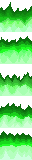
#> input picture colorflames/textures/green_fire_animated.png, 32 x 160 px, given in place of green_fire_inv.png, which was not available
$ python generate_flame_wave_gradient.py
#> lines starting #> are read from the running program, lines starting #| are printed output that depends on the picture; pictures that were not available may be replaced by others from this repository, and a replacement may not be noted
from PIL import Image
import numpy as np
import math
import random

def calculate_frequency():
    """
    A generator that cycles through frequencies 0.5, 1, 1.5, ..., up to 3,
    then reverses back down to 0.5 in steps of 0.5, and repeats.
    """
    direction = 1  # Start by incrementing
    frequency = 0.3
    while True:
        yield frequency
        if frequency >= 0.8 and direction == 1:
            direction = -1  # Start decrementing
        elif frequency <= 0.3 and direction == -1:
            direction = 1  # Start incrementing again
        frequency += 0.05 * direction

def calculate_brightness(color):
    # Simple weighted approach to calculate brightness
    return color[0] * 0.299 + color[1] * 0.587 + color[2] * 0.114

def find_most_contrasting_colors(colors):
    max_contrast = 0
    contrasting_pair = (colors[0], colors[1])
    for i in range(len(colors)):
        for j in range(i + 1, len(colors)):
            brightness_diff = abs(calculate_brightness(colors[i]) - calculate_brightness(colors[j]))
            if brightness_diff > max_contrast:
                max_contrast = brightness_diff
                contrasting_pair = (colors[i], colors[j])
    return contrasting_pair

def create_image_series_with_contrasting_colors(image_path, output_size, transparency_height_fraction, num_images):
#> called with image_path = 'green_fire_inv.png', output_size = (64, 64), transparency_height_fraction = 0.55, num_images = 20
    images_paths = []
    original_img = Image.open(image_path).convert("RGBA")
#> original_img is the input picture: PIL image 32x160 RGBA; mean R, G, B, A 69.2, 151.7, 72.2, 184
    original_data = np.array(original_img)

    colors, counts = np.unique(original_data.reshape(-1, 4), axis=0, return_counts=True)
#> colors = 48 rows, first 6: [0, 0, 0, 0], [13, 107, 14, 255], [15, 124, 17, 255], [15, 125, 16, 255], [15, 128, 17, 255], [18, 146, 18, 255]; counts = 48 values, max 1426 at index 0, min 1 at index 26, mean 106.7
    visible_colors = colors[colors[:,3] > 0]
#> visible_colors = 47 rows, first 6: [13, 107, 14, 255], [15, 124, 17, 255], [15, 125, 16, 255], [15, 128, 17, 255], [18, 146, 18, 255], [18, 151, 20, 255]

    # Find the two most contrasting colors
    color_start, color_end = find_most_contrasting_colors(visible_colors[:, :3])
#> in find_most_contrasting_colors, `contrasting_pair = (colors[0], colors[1])`: contrasting_pair = ([13, 107, 14], [15, 124, 17])
#> the loop in find_most_contrasting_colors, `for i in range(len(colors)):` made 47 passes
#> after the loop in find_most_contrasting_colors, `for i in range(len(colors)):`: contrasting_pair = ([13, 107, 14], [206, 255, 223]); max_contrast = 168.4
#> color_start = [13, 107, 14]; color_end = [206, 255, 223]

    # Ensure color_start is brighter than color_end
    if calculate_brightness(color_start) < calculate_brightness(color_end):
        color_start, color_end = color_end, color_start  # Swap
#> color_start = [206, 255, 223]; color_end = [13, 107, 14]

    frequency_generator = calculate_frequency()  # Initialize the frequency generator

    for image_idx in range(1, num_images + 1):
        frequency = next(frequency_generator)
        amplitude_factor = random.uniform(1/3, 2/3)

        new_image_data = np.zeros((output_size[0], output_size[1], 4), dtype=np.uint8)
        wave_height_range = int(output_size[0] * amplitude_factor)

        for x in range(output_size[1]):
            angle = 2 * math.pi * frequency * (x / float(output_size[1]))
            sine_value = math.sin(angle)
            wave_height = int(wave_height_range * (sine_value + 1) / 2)
            min_colored_height = int(output_size[0] * (1 - transparency_height_fraction - amplitude_factor/2))
            colored_height = min_colored_height + wave_height

            for y in range(output_size[0] - colored_height, output_size[0]):
                ratio = (y - (output_size[0] - colored_height)) / colored_height
                interpolated_color = [int(ratio * color_start[j] + (1 - ratio) * color_end[j]) for j in range(3)]
                new_image_data[y, x, :3] = interpolated_color
                new_image_data[y, x, 3] = 255

        new_image = Image.fromarray(new_image_data, 'RGBA')
        new_image_path = f'green_fire_{image_idx}.png'
        new_image.save(new_image_path)
        images_paths.append(new_image_path)
#> this loop made 20 passes
#> pass 1, in create_image_series_with_contrasting_colors, `new_image = Image.fromarray(new_image_data, 'RGBA')`:
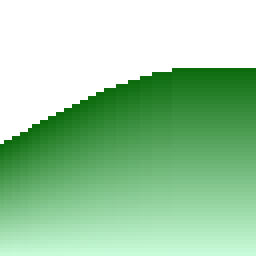
#> new_image: PIL image 64x64 RGBA (shown 4 times larger); mean R, G, B, A 68.9, 115.4, 74.6, 164.7; transparent parts drawn white
#> pass 3, in create_image_series_with_contrasting_colors, `new_image = Image.fromarray(new_image_data, 'RGBA')`:
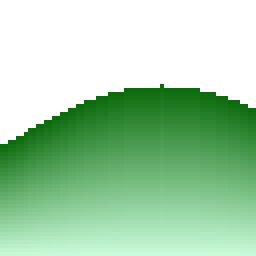
#> new_image: PIL image 64x64 RGBA (shown 4 times larger); mean R, G, B, A 63.6, 106.7, 68.8, 152.3; transparent parts drawn white
#> after the loop, images_paths = 20 items, first 6: 'green_fire_1.png', 'green_fire_2.png', 'green_fire_3.png', 'green_fire_4.png', 'green_fire_5.png', 'green_fire_6.png'

    return images_paths

# Parameters for generation
image_path = 'green_fire_inv.png'  # Ensure this path points to your original image
num_images = 20  # Total number of images to generate

images_series_paths = create_image_series_with_contrasting_colors(image_path, (64, 64), 0.55, num_images)
#> images_series_paths has the same summary as images_paths in create_image_series_with_contrasting_colors

# Print the paths of the generated images
for path in images_series_paths:
    print(path)
#> this loop made 20 passes
#> path on passes 1 to 12: 'green_fire_1.png', 'green_fire_2.png', 'green_fire_3.png', 'green_fire_4.png', 'green_fire_5.png', 'green_fire_6.png', 'green_fire_7.png', 'green_fire_8.png', 'green_fire_9.png', 'green_fire_10.png', 'green_fire_11.png', 'green_fire_12.png'
#| green_fire_1.png
#| green_fire_2.png
#| green_fire_3.png
#| green_fire_4.png
#| green_fire_5.png
#| green_fire_6.png
#| green_fire_7.png
#| green_fire_8.png
#> (further printed lines are left out)

$ run again, on colorflames/textures/black_fire_animated.png
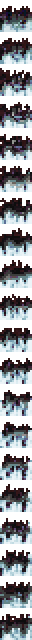
#> input picture colorflames/textures/black_fire_animated.png, 16 x 320 px, given in place of green_fire_inv.png, which was not available (shown 2 times larger)
#> in create_image_series_with_contrasting_colors, original_img is the input picture: PIL image 16x320 RGBA; mean R, G, B, A 75.7, 78.5, 83, 181.1
#> colors = 124 rows, first 6: [0, 0, 0, 0], [1, 4, 6, 255], [7, 24, 39, 255], [7, 25, 40, 255], [13, 13, 13, 255], [17, 16, 18, 255]; counts = 124 values, max 1483 at index 0, min 1 at index 12, mean 41.29
#> visible_colors = 123 rows, first 6: [1, 4, 6, 255], [7, 24, 39, 255], [7, 25, 40, 255], [13, 13, 13, 255], [17, 16, 18, 255], [18, 14, 18, 255]
#> in find_most_contrasting_colors, `contrasting_pair = (colors[0], colors[1])`: contrasting_pair = ([1, 4, 6], [7, 24, 39])
#> the loop in find_most_contrasting_colors, `for i in range(len(colors)):` made 123 passes
#> after the loop in find_most_contrasting_colors, `for i in range(len(colors)):`: contrasting_pair = ([1, 4, 6], [237, 244, 248]); max_contrast = 239
#> in create_image_series_with_contrasting_colors, `color_start, color_end = find_most_contrasting_colors(visible_colors[:..`: color_start = [1, 4, 6]; color_end = [237, 244, 248]
#> in create_image_series_with_contrasting_colors, `color_start, color_end = color_end, color_start`: color_end = [1, 4, 6]
#> the loop in create_image_series_with_contrasting_colors, `for image_idx in range(1, num_images + 1):` made 20 passes
#> pass 1, in create_image_series_with_contrasting_colors, `new_image = Image.fromarray(new_image_data, 'RGBA')`:
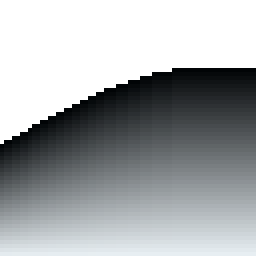
#> new_image: PIL image 64x64 RGBA (shown 4 times larger); mean R, G, B, A 74.7, 77.9, 79.8, 164.7; transparent parts drawn white
#> pass 3, in create_image_series_with_contrasting_colors, `new_image = Image.fromarray(new_image_data, 'RGBA')`:
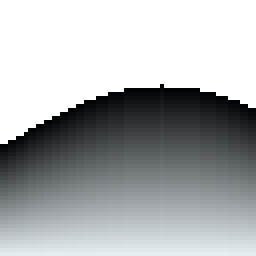
#> new_image: PIL image 64x64 RGBA (shown 4 times larger); mean R, G, B, A 68.9, 71.9, 73.7, 152.3; transparent parts drawn white
#> after the loop in create_image_series_with_contrasting_colors, `for image_idx in range(1, num_images + 1):`: images_paths = 20 items, first 6: 'green_fire_1.png', 'green_fire_2.png', 'green_fire_3.png', 'green_fire_4.png', 'green_fire_5.png', 'green_fire_6.png'
#> images_series_paths has the same summary as images_paths in create_image_series_with_contrasting_colors
#> the loop `for path in images_series_paths:` made 20 passes
#> path on passes 1 to 8: 'green_fire_1.png', 'green_fire_2.png', 'green_fire_3.png', 'green_fire_4.png', 'green_fire_5.png', 'green_fire_6.png', 'green_fire_7.png', 'green_fire_8.png'
#> (printed output is left out)

$ run again, on colorflames/textures/black_fire_animated_2.png
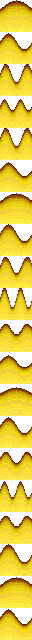
#> input picture colorflames/textures/black_fire_animated_2.png, 32 x 640 px, given in place of green_fire_inv.png, which was not available
#> in create_image_series_with_contrasting_colors, original_img is the input picture: PIL image 32x640 RGBA; mean R, G, B, A 169.9, 145.8, 29.8, 192.8
#> colors = 111 rows, first 6: [0, 0, 0, 0], [86, 32, 3, 255], [116, 59, 15, 255], [128, 67, 11, 255], [132, 82, 11, 255], [138, 74, 9, 255]; counts = 111 values, max 4995 at index 0, min 19 at index 91, mean 184.5
#> visible_colors = 110 rows, first 6: [86, 32, 3, 255], [116, 59, 15, 255], [128, 67, 11, 255], [132, 82, 11, 255], [138, 74, 9, 255], [143, 76, 16, 255]
#> in find_most_contrasting_colors, `contrasting_pair = (colors[0], colors[1])`: contrasting_pair = ([86, 32, 3], [116, 59, 15])
#> the loop in find_most_contrasting_colors, `for i in range(len(colors)):` made 110 passes
#> after the loop in find_most_contrasting_colors, `for i in range(len(colors)):`: contrasting_pair = ([86, 32, 3], [255, 245, 75]); max_contrast = 183.8
#> in create_image_series_with_contrasting_colors, `color_start, color_end = find_most_contrasting_colors(visible_colors[:..`: color_start = [86, 32, 3]; color_end = [255, 245, 75]
#> in create_image_series_with_contrasting_colors, `color_start, color_end = color_end, color_start`: color_end = [86, 32, 3]
#> the loop in create_image_series_with_contrasting_colors, `for image_idx in range(1, num_images + 1):` made 20 passes
#> pass 1, in create_image_series_with_contrasting_colors, `new_image = Image.fromarray(new_image_data, 'RGBA')`:
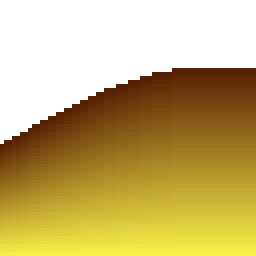
#> new_image: PIL image 64x64 RGBA (shown 4 times larger); mean R, G, B, A 108.5, 87.5, 24.3, 164.7; transparent parts drawn white
#> pass 3, in create_image_series_with_contrasting_colors, `new_image = Image.fromarray(new_image_data, 'RGBA')`:
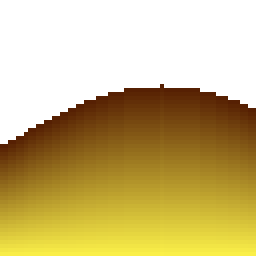
#> new_image: PIL image 64x64 RGBA (shown 4 times larger); mean R, G, B, A 100.2, 80.8, 22.5, 152.3; transparent parts drawn white
#> after the loop in create_image_series_with_contrasting_colors, `for image_idx in range(1, num_images + 1):`: images_paths = 20 items, first 6: 'green_fire_1.png', 'green_fire_2.png', 'green_fire_3.png', 'green_fire_4.png', 'green_fire_5.png', 'green_fire_6.png'
#> images_series_paths has the same summary as images_paths in create_image_series_with_contrasting_colors
#> the loop `for path in images_series_paths:` made 20 passes
#> path on passes 1 to 8: 'green_fire_1.png', 'green_fire_2.png', 'green_fire_3.png', 'green_fire_4.png', 'green_fire_5.png', 'green_fire_6.png', 'green_fire_7.png', 'green_fire_8.png'
#> (printed output is left out)
